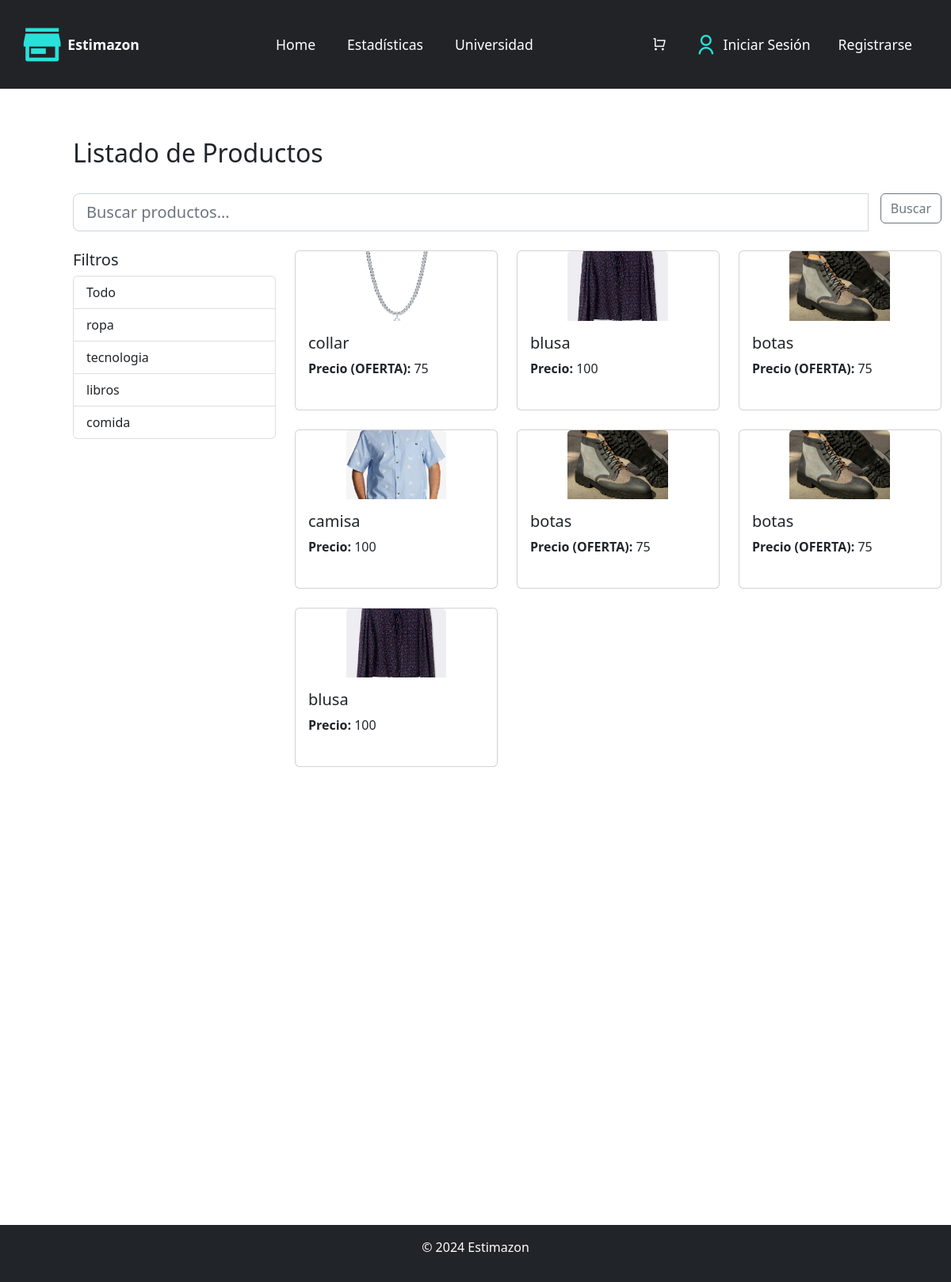
Page /home.php?categoria=1 on the committed database.
### tables this page shows
CREATE TABLE `tipoproducto` (
  `tpr_id` int(2) NOT NULL,
  `tpr_nombre` varchar(25) NOT NULL
);

CREATE TABLE `producto` (
  `pro_id` int(10) NOT NULL,
  `pro_nombre` varchar(25) NOT NULL,
  `pro_descripcion` varchar(100) NOT NULL,
  `pro_medidas` varchar(25) NOT NULL,
  `pro_color` varchar(25) NOT NULL,
  `pro_imagen` varchar(25) NOT NULL,
  `pro_cantidad` int(3) NOT NULL,
  `pro_precio` int(4) NOT NULL,
  `pro_oferta` tinyint(1) NOT NULL,
  `pro_descuento` int(2) NOT NULL,
  `pro_ven_id` int(5) NOT NULL
);

### home.php (the view, shortened to what this page needs)
<!doctype html>
<html lang="es">
<head>
    <link rel="stylesheet" href="css/home.css">
    <link href="https://cdn.jsdelivr.net/npm/bootstrap@5.2.3/dist/css/bootstrap.min.css" rel="stylesheet">
    <link rel="stylesheet" href="https://cdnjs.cloudflare.com/ajax/libs/remixicon/4.5.0/remixicon.css" />
    <link rel="stylesheet" href="https://cdnjs.cloudflare.com/ajax/libs/boxicons/2.1.0/css/boxicons.min.css" />
</head>
<body>
    <header>
        <div class="navigationBar">
            <a href="#" class="logo"><i class="ri-store-3-fill"></i><span>Estimazon</span></a>
            <ul class="itemsBar">
                <li><a href="./home.php" class="active">Home</a></li>
                <li><a href="./graficas.php">Estadísticas</a></li>
                <li><a href="https://www.uib.cat/">Universidad</a></li>
            </ul>
            <div class="logins">
                <a href="#" id="cart-icon"><i class="ri-shopping-cart-line"></i></a>
                <?php
                if (isset($_COOKIE["usuario"])) {
                    echo '<a href="#" class="user"><i class="ri-user-line"></i>' . $_COOKIE["usuario"] . '</a>';
                    echo '<a href="./account/closeAccount.php">Cerrar Sesión</a>';
                } else {
                    echo '<a href="./login.php" class="user"><i class="ri-user-line"></i>Iniciar Sesión</a>';
                    echo '<a href="./register.php">Registrarse</a>';
                }
                ?>
            </div>
        </div>
    </header>
    <main class="content-page">
        <div class="container mt-4">
            <div class="row">
                <div class="col-md-9">
                    <h2>Listado de Productos</h2>
                </div>
            </div>
        </div>
        <div class="container mt-4">
            <div class="row">
            <form class="input-group" action="./home.php">
                <input type="text" class="form-control form-control-lg" name="buscar" id="buscar" placeholder="Buscar productos...">
                <div class="input-group-append">
                    <button class="btn btn-outline-secondary ms-3" type="submit">Buscar</button>
                </div>
            </form>
            </div>
        </div>
        <div class="container mt-4">
            <div class="row">
                <div class="col-md-3">
                    <h5>Filtros</h5>
                    <div class="list-group">
                        <a class="list-group-item list-group-item-actio" href="home.php?categoria=0">Todo</a>
                        <?php
                        include 'Test/config.php';
                        $instruccion = "SELECT * FROM tipoproducto";
                        $res = mysqli_query($conn, $instruccion);
                        while ($fila = mysqli_fetch_assoc($res)) {
                            echo "<a class='list-group-item list-group-item-actio' href='home.php?categoria=" . $fila["tpr_id"] . "'>" . $fila["tpr_nombre"] . "</a>";
                        }
                        ?>
                    </div>
                </div>
                <div class="col-md-9">
                    <div class="row row-cols-1 row-cols-md-3 g-4" style="margin-bottom:200px">
                        <?php
                            include 'Test/config.php';
                            $instruccion = "";
                            if (!isset($_GET["categoria"]) || $_GET["categoria"] == 0) {
                                $instruccion = "SELECT pro_id, pro_nombre,pro_descripcion, pro_precio, pro_oferta, pro_descuento, pro_cantidad, pro_imagen FROM producto";
                            } else {
                                $instruccion = "SELECT pro_id, pro_nombre,pro_descripcion, pro_precio, pro_oferta, pro_descuento, pro_cantidad, pro_imagen FROM producto INNER JOIN TipoxProducto ON txp_pro_id = pro_id WHERE txp_tpr_id =" . $_GET["categoria"];
                            }
                            $res = mysqli_query($conn, $instruccion);
                            while ($fila = mysqli_fetch_assoc($res)) {
                                echo '<div class="col">';
                                    echo '<div class="card">';
                                        echo '<div class="container-img">';
                                            echo '<img src="img/' . $fila["pro_imagen"] . '" class="card-img-top" alt="...">';
                                        echo '</div>';
                                        echo '<div class="card-body">';
                                            echo '<h5 class="card-title">' . $fila["pro_nombre"]. '</h5>';
                                            if ($fila["pro_oferta"]) {
                                                echo '<div class="row mb-2"><p><b>Precio (OFERTA): </b>' . ($fila["pro_precio"] - $fila["pro_precio"] * $fila["pro_descuento"] * 0.01) .'</p></div>';
                                            }else {
                                                echo '<div class="row mb-2"><p><b>Precio: </b>'. $fila["pro_precio"] . '</p></div>';
                                            }
                                        echo '</div>';
                                    echo '</div>';
                                echo '</div>';
                            }
                        ?>
                    </div>
                </div>
            </div>
        </div>
    </main>
    <footer class="footer py-3 bg-dark text-white mt-5 p-3 position-fixed bottom-0 w-100">
        <div class="text-center">
            <p>&copy; 2024 Estimazon</p>
        </div>
    </footer>
</body>
</html>

### css/home.css (style rules this page uses)
* { padding: 0; margin: 0; box-sizing: border-box; text-decoration: none; list-style: none; }
:root { --bg-color: #222327; --text-color: #fff; --text-color-secondary: #222327; --main-color: #29e1da; }
footer p { color: var(--text-color); }
header { position: fixed; width: 100%; top: 0; right: 0; z-index: 1000; }
.navigationBar { background: var(--bg-color); top: 0; right: 0; z-index: 1000; display: flex; align-items: center; justify-content: space-between; padding: 28px 12%; transition: all .50s ease; }
.navigationBar * { display: flex; align-items: center; justify-content: space-between; }
.navigationBar a { text-decoration: none; list-style: none; }
.logo { display: flex; align-items: center; }
.logo i { color: var(--main-color); font-size: 56px; margin-right: 3px; text-decoration: none; list-style: none; }
.logo span { color: var(--text-color); font-size: 1.1rem; font-weight: 600; }
.itemsBar { display: flex; margin-bottom: 0; }
.itemsBar a { color: var(--text-color); font-size: 1.1rem; font-weight: 500; padding: 5px 0; margin: 0px 30px; transition: all .50s ease; }
.logins { display: flex; align-items: center; }
.logins a { margin-right: 25px; margin-left: 10px; color: var(--text-color); font-size: 1.1rem; font-weight: 500; transition: all 0.50s ease }
.user { display: flex; align-items: center; }
.user i { color: var(--main-color); font-size: 28px; margin-right: 7px; }
.content-page { position: absolute; top: 150px; left: 80px; height: 100%; transition: all .50s ease; }
@media (max-width: 1280px) { .navigationBar { padding: 14px 2%; transition: -2s; } }
@media (max-width: 1280px) { .itemsBar a { padding: 5px 0; margin: 0 20px; } }
@media (max-width: 1280px) { .content-page { position: absolute; top: 150px; left: 80px; transition: all .50s ease; } }
.container-img { display: block; width: 50%; height: auto; position: relative; overflow: hidden; padding: 34.37% 0 0 0; margin-inline: auto; }
.container-img img { display: block; max-width: 100%; max-height: 120%; position: absolute; object-fit: cover; top: 0; bottom: 0; left: 0; right: 0; }
.footer { background-color: #343a40; color: #ffffff; }

### rows in the picture
tipoproducto: tpr_nombre "ropa"
tipoproducto: tpr_nombre "tecnologia"
tipoproducto: tpr_nombre "libros"
tipoproducto: tpr_nombre "comida"
producto: pro_imagen (picture), pro_nombre "collar", $fila["pro_precio"] - $fila["pro_precio"] * $fila["pro_descuento"] * 0.01 "75"
producto: pro_imagen (picture), pro_nombre "blusa", pro_precio "100"
producto: pro_imagen (picture), pro_nombre "botas", $fila["pro_precio"] - $fila["pro_precio"] * $fila["pro_descuento"] * 0.01 "75"
producto: pro_imagen (picture), pro_nombre "camisa", pro_precio "100"
